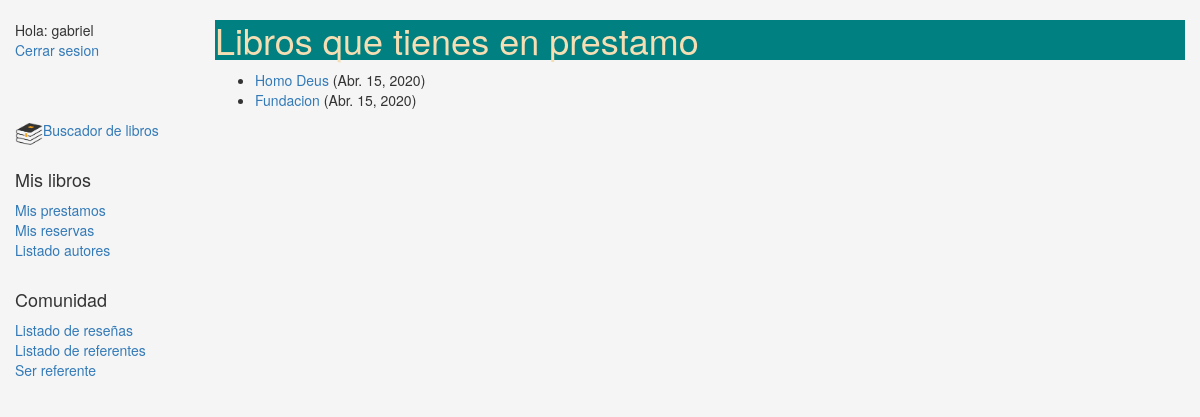
Screenshot of /gestion/mybooks/ (signed in) with the database file from the repository.
### gestion/models.py (models this page shows, shortened)
class BookInstance(models.Model):
    id = models.UUIDField(primary_key=True, default=uuid.uuid4, help_text="ID único para este libro particular en toda la biblioteca")
    book = models.ForeignKey('Book', on_delete=models.SET_NULL, null=True, verbose_name = 'Libro')
    imprint = models.CharField(max_length=200, verbose_name = 'Editorial')
    due_back = models.DateField(null=True, blank=True, verbose_name = 'Fecha devolución', help_text = 'Si tiene fecha de devolucion el estado no puede ser Disponible')
    loan_date = models.DateField(null=True, blank=True,)
    LOAN_STATUS = (
        ('o', 'En prestamo'),
        ('a', 'Disponible'),
        ('r', 'Reservado'),
    )
    status = models.CharField(max_length = 1, choices = LOAN_STATUS, blank = True, default='a', verbose_name = 'Estado', help_text = 'No puede estar diponible y con fecha de devolucion')
    MAIN_CLASIFICATION = (
        ('a','Academico'),
        ('l','Literatura'),
        ('n','No ficción'),
    )
    main_class = models.CharField(max_length = 1, choices = MAIN_CLASIFICATION, blank = True, verbose_name = 'Estantería',  help_text = '(Academico, Literatura, No ficción)')
    borrower = models.ForeignKey(User, on_delete=models.SET_NULL, null = True, blank = True, verbose_name="Prestatario")
    @property
    def is_overdue(self):
        if self.due_back and date.today() > self.due_back:
            return True
        return False
    class Meta:
        ordering = ["due_back"]
        permissions = (("can_mark_returned", "Set book as returned"),)

class Book(models.Model):
    title = models.CharField(verbose_name = 'Titulo', max_length=200)
    author = models.ForeignKey('Author', on_delete=models.SET_NULL, null=True, verbose_name = 'Autor')
    summary = models.TextField(max_length=1000,
        help_text="Ingrese una breve descripción del libro", verbose_name = 'Resumen')
    isbn = models.CharField('ISBN',max_length=13,
        help_text='13 Caracteres <a href="https://www.isbn-international.org/content/what-isbn">ISBN number</a>')
    genre = models.ManyToManyField(Genre,
        help_text="Seleccione los generos de este libro", verbose_name = 'Genero')
    language = models.ForeignKey(Language, on_delete=models.SET_NULL, null=True, verbose_name = 'Lenguaje')
    image = models.ImageField(upload_to = 'gestion', null = True, blank = True, verbose_name = 'Imagen')
    counter = models.IntegerField(blank = True, null = True, default = 0)
    def display_genre(self):
        return ', '.join([ genre.name for genre in self.genre.all()[:3] ]) #Crea string para el genero (para Admin)
    display_genre.short_description = 'Genre'

### gestion/views.py (the view)
# urls.py: path('mybooks/',views.LoanedBooksByUserListView.as_view(), name = 'my-borrowed'),
class LoanedBooksByUserListView(LoginRequiredMixin,generic.ListView):
    model = BookInstance
    template_name = 'gestion/bookinstance_list_borrowed_user.html'
    paginate_by = 10
    def get_queryset(self):
        return BookInstance.objects.filter(borrower=self.request.user).filter(status__exact='o').order_by('due_back')

### gestion/templates/gestion/bookinstance_list_borrowed_user.html
{% extends "base_generic.html" %}
{% block content %}
    <h1>Libros que tienes en prestamo</h1>
    {% if bookinstance_list %}
    <ul>
      {% for bookinst in bookinstance_list %}
      <li class="{% if bookinst.is_overdue %}text-danger{% endif %}">
        <a href="{% url 'book-detail' bookinst.book.pk %}">{{bookinst.book.title}}</a> ({{ bookinst.due_back }})
      </li>
      {% endfor %}
    </ul>
    {% else %}
      <p>No tienes libros en prestamo</p>
    {% endif %}
{% endblock %}

### gestion/templates/base_generic.html (shortened to what this page needs)
<!DOCTYPE html>
<html lang="en">
<head>
  <link rel="stylesheet" href="https://maxcdn.bootstrapcdn.com/bootstrap/3.3.7/css/bootstrap.min.css">
  {% load static %}
  <link rel="stylesheet" href="{% static 'css/styles.css' %}">
</head>
<body>
  <div class="container-fluid">
    <div class="row">
      <div class="col-sm-2">
      {% block sidebar %}
      <ul class="sidebar-nav">
      {% if user.is_authenticated %}
        <li>Hola: {{ user.get_username }}</li>
        <li><a href="{% url 'logout'%}?next={{request.path}}">Cerrar sesion</a></li><br><br><br>
      {% else %}
        <li><a href="{% url 'login'%}?next={{request.path}}">Inciar sesion</a></li><br><br><br>
      {% endif %}
          {% if user.get_username == 'usuario' %}
          <img src="{% static 'home1.png' %}"  style="width: 28px;height: 28px;float: left;" />
          <li><a href="{% url 'index' %}">Buscador de libros</a></li><br>
          <h4>Gestion de libros</h4>
            <li><a href="{% url 'authors' %}">Listado autores</a></li>
            <li><a href="{% url 'all-borrowed' %}">Libros en prestamo</a></li>
            <li><a href="{% url 'most-counted' %}">Libros mas solicitados</a></li>
            <li><a href="{% url 'add-book' %}">Nuevo libro</a></li>
            <li><a href="{% url 'bookinstance' %}">Nueva copia de libro</a></li>
            <li><a href="{% url 'genre' %}">Genero</a></li>
            <li><a href="{% url 'language' %}">Lenguaje</a></li>
            <br>
          <h4>Gestion de miembros</h4>
            <li><a href="{% url 'members' %}">Listado de miembros</a></li>
            <li><a href="{% url 'add-member' %}">Nuevo miembro</a></li>
          {% else %}
            <img src="{% static 'home1.png' %}"  style="width: 28px;height: 28px;float: left;" />
            <li><a href="{% url 'index' %}">Buscador de libros</a></li><br>
            <h4>Mis libros</h4>
            <li><a href="{% url 'my-borrowed' %}">Mis prestamos</a></li>
            <li><a href="{% url 'my-reserved' %}">Mis reservas</a></li>
            <li><a href="{% url 'authors' %}">Listado autores</a></li>
          {% endif %}
          <br><h4>Comunidad</h4>
            <li><a href="{% url 'list-reviews' %}">Listado de reseñas</a></li>
            <li><a href="{% url 'mentor-list' %}">Listado de referentes</a></li>
            {% if user.get_username != 'usuario' %}
              <li><a href="{% url 'be-mentor' %}">Ser referente</a></li>
            {% endif %}
      </ul>
     {% endblock %}
      </div>
      <div class="col-sm-10 ">
      {% block content %}{% endblock %}
      </div>
    </div>
  </div>
</body>
</html>

### gestion/static/css/styles.css (style rules this page uses)
.sidebar-nav { margin-top: 20px; padding: 0; list-style: none; }
body { background-color: whitesmoke; }
h1 { background-color: teal; color: wheat; }

### rows the page displays
BookInstance: book "Homo Deus", due_back "Abr. 15, 2020"
BookInstance: book "Fundacion", due_back "Abr. 15, 2020"

### other values shown
{{ user.get_username }} "gabriel"
